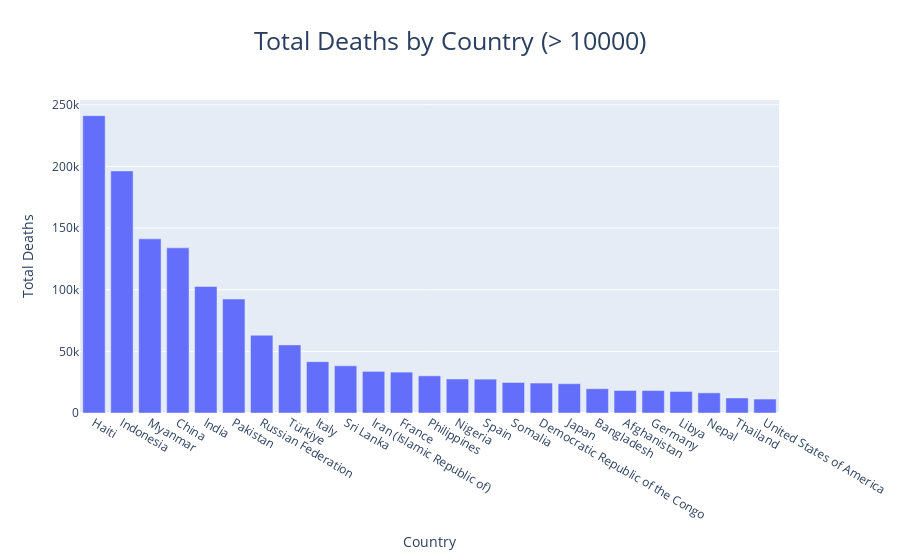

Notebook cell for this chart:
### Code cell
dtoll_by_country_plot = px.bar(df_dtoll_by_country_filtered, 
                               x=df_dtoll_by_country_filtered.index, 
                               y=df_dtoll_by_country_filtered.values, 
                               labels={'x':'Country', 'y':'Total Deaths'}, 
                               title="Total Deaths by Country (> 10000)")
dtoll_by_country_plot.update_layout(title_x=0.5, title_font=dict(size=25))
dtoll_by_country_plot.show()

### Figure 1 — Plotly figure (JSON) as saved in the notebook; plotly's stock layout.template omitted (floating-point values rounded to 4 significant figures)
{"data": [{"alignmentgroup": "True", "hovertemplate": "Country=%{x}<br>Total Deaths=%{y}<extra></extra>", "legendgroup": "", "marker": {"color": "#636efa", "pattern": {"shape": ""}}, "name": "", "offsetgroup": "", "orientation": "v", "showlegend": false, "textposition": "auto", "type": "bar", "x": ["Haiti", "Indonesia", "Myanmar", "China", "India", "Pakistan", "Russian Federation", "Türkiye", "Italy", "Sri Lanka", "Iran (Islamic Republic of)", "France", "Philippines", "Nigeria", "Spain", "Somalia", "Democratic Republic of the Congo", "Japan", "Bangladesh", "Afghanistan", "Germany", "Libya", "Nepal", "Thailand", "United States of America"], "xaxis": "x", "y": [241207, 196343, 141286, 133988, 102593, 92445, 63045, 55248, 41644, 38228, 33755, 33173, 30118, 27587, 27467, 24749, 24293, 23768, 19672, 18232, 18209, 17457, 16326, 12178, 11311], "yaxis": "y"}], "layout": {"barmode": "relative", "legend": {"tracegroupgap": 0}, "title": {"font": {"size": 25}, "text": "Total Deaths by Country (> 10000)", "x": 0.5}, "xaxis": {"anchor": "y", "domain": [0, 1], "title": {"text": "Country"}}, "yaxis": {"anchor": "x", "domain": [0, 1], "title": {"text": "Total Deaths"}}}}
